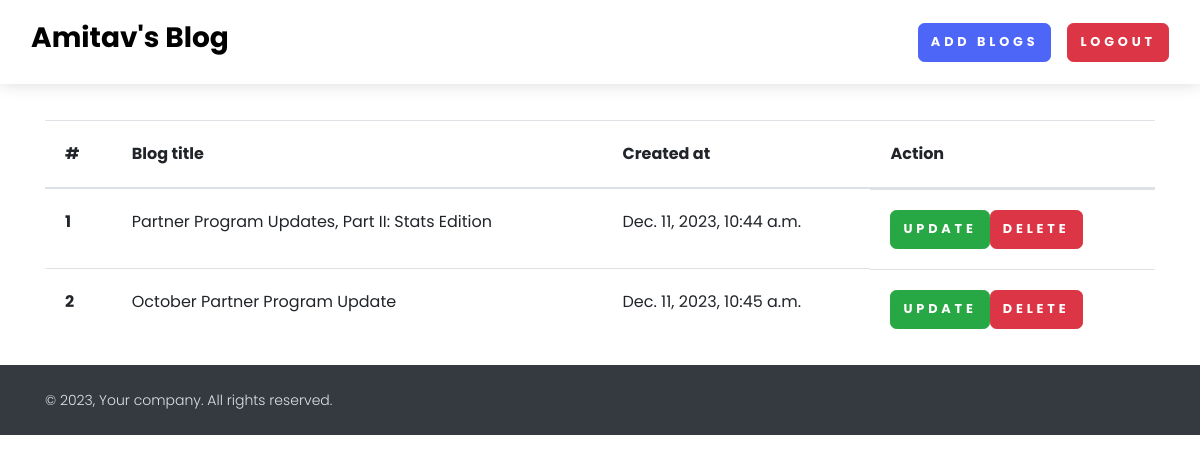
The app's page /see-blog/ (signed in) with its own data.
### home/models.py (models this page shows, shortened)
class BlogModel(models.Model):
    title=models.CharField(max_length=1000)
    content=FroalaField()
    slug=models.SlugField(max_length=1000,null=True,blank=True)
    image=models.ImageField(upload_to='blog')
    user=models.ForeignKey(User,blank=True,null=True,on_delete=models.CASCADE)
    created_at = models.DateTimeField(auto_now_add=True)
    updated_at=models.DateTimeField(auto_now=True)

### home/views.py (the view)
# urls.py: path('see-blog/',see_blog,name="see_blog"),
def see_blog(request):
    context={}
    try:
       blog_objs=BlogModel.objects.filter(user=request.user)
       context['blog_objs']=blog_objs
    except Exception as e:
        print(e)
    return render(request,'see_blog.html',context)

### home/templates/see_blog.html
{%extends "base.html" %}
{% block start %}
    <section>
      <div class="container mt-5">
        <table class="table">
            <thead>
              <tr>
                <th scope="col">#</th>
                <th scope="col">Blog title</th>
                <th scope="col">Created at</th>
                <th scope="col">Action</th>
              </tr>
            </thead>
            <tbody>
             {% for blog in blog_objs %}
              <tr>
                <th scope="row">{{forloop.counter}}</th>
                <td>{{blog.title}}</td>
                <td>{{blog.created_at}}</td>
                <td class="d-flex">
                    <a href="{% url 'blog_update' blog.slug %}" class="btn btn-success">Update</a>
                    <a href="{% url 'blog_delete' blog.id %}" class="btn btn-danger">Delete</a>
                </td>
              </tr>
             {% endfor %}
            </tbody>
          </table>
      </div>
    </section>
{% endblock %}

### records on screen
BlogModel: title "Partner Program Updates, Part II: Stats Edition", created_at "Dec. 11, 2023, 10:44 a.m."
BlogModel: title "October Partner Program Update", created_at "Dec. 11, 2023, 10:45 a.m."
